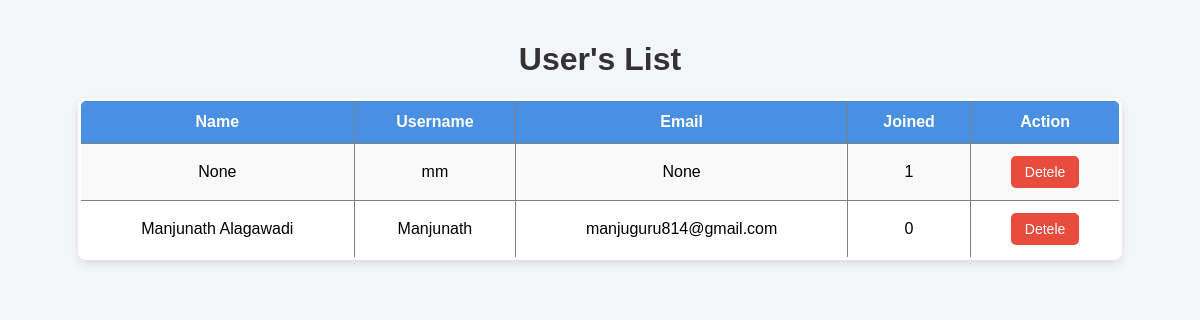
/admin/users (signed in), run on the app's committed database.
### tables this page shows
CREATE TABLE users (
            id INTEGER PRIMARY KEY AUTOINCREMENT,
            name TEXT,
            username TEXT NOT NULL UNIQUE,
            email TEXT,
            password TEXT,
            is_admin BOOLEAN DEFAULT 0,
            created_at TIMESTAMP DEFAULT CURRENT_TIMESTAMP
        );

### admin.py (the view, shortened to what this page needs)
@admin_bp.route('/users',methods=['GET','POST'])
def users():
    err = ''
    db = sqlite3.connect("notesapp.db")
    c = db.cursor()
    try:
        users_data = c.execute("select * from users").fetchall()
        id = request.form.get("user_id")
    except Exception as e:
       err = f"Error: {e}"
    finally:
        db.close()
    return render_template("admin/user_data.html",data = users_data,err = err)

### admin.py (called while the page is built)
@admin_bp.before_request
def require_login():
    routes_to_avoid = ['admin.admin_login',"admin.admin_logout",'static']
    if request.endpoint not in routes_to_avoid and 'admin' not in session:
        return redirect(url_for('admin.admin_login'))

### app.py (called while the page is built)
@app.before_request
def require_login():
    if request.blueprint == 'admin':
        return
    routes_to_avoid = ['dashboard','auth.login','auth.register','auth.logout','admin.admin_login','static']
    if request.endpoint not in routes_to_avoid and 'user_id' not in session:
        return redirect(url_for('auth.login'))

### templates/admin/user_data.html (shortened to what this page needs)
<!DOCTYPE html>
<html lang="en">
<head>
</head>
<body>
    <h1>User's List</h1>
    {% if data %}
    <table border="3">
        <tr>
            <th>Name</th>
            <th>Username</th>
            <th>Email</th>
            <th>Joined</th>
            <th>Action</th>
        </tr>
        {% for user in data %}
        <tr>
            <td>{{user[1]}}</td>
            <td>{{user[2]}}</td>
            <td>{{user[3]}}</td>
            <td>{{user[5]}}</td>
            <td>
                <form method="post" onsubmit="return confirm('Are you sure you want to delete this user?');"
                    style="display:inline;">
                    <button class="delete-btn" name="user_id" value="{{ user[0] }}">Detele</button>
                </form>
            </td>
        </tr>
        {% endfor %}
    </table>
    {% endif %}
</body>
</html>

### templates/admin/user_data.html (style rules this page uses)
body { font-family: Arial, sans-serif; background: #f4f6f9; margin: 0; padding: 20px; }
h1 { text-align: center; color: #333; margin-bottom: 20px; }
table { width: 90%; margin: auto; border-collapse: collapse; background: white; box-shadow: 0px 4px 8px rgba(0, 0, 0, 0.1); border-radius: 8px; overflow: hidden; }
th, td { padding: 12px 15px; text-align: center; }
th { background: #4a90e2; color: white; font-size: 16px; }
tr:nth-child(even) { background: #f9f9f9; }
.delete-btn { background: #e74c3c; color: white; border: none; padding: 8px 14px; border-radius: 5px; cursor: pointer; font-size: 14px; transition: background 0.3s, transform 0.2s; }

### data on the page
users: user "None", username "mm", is_admin "1"
users: name "Manjunath Alagawadi", username "Manjunath", email "manjuguru814@gmail.com", is_admin "0", {{ user[0] }} 2 (drawn)
